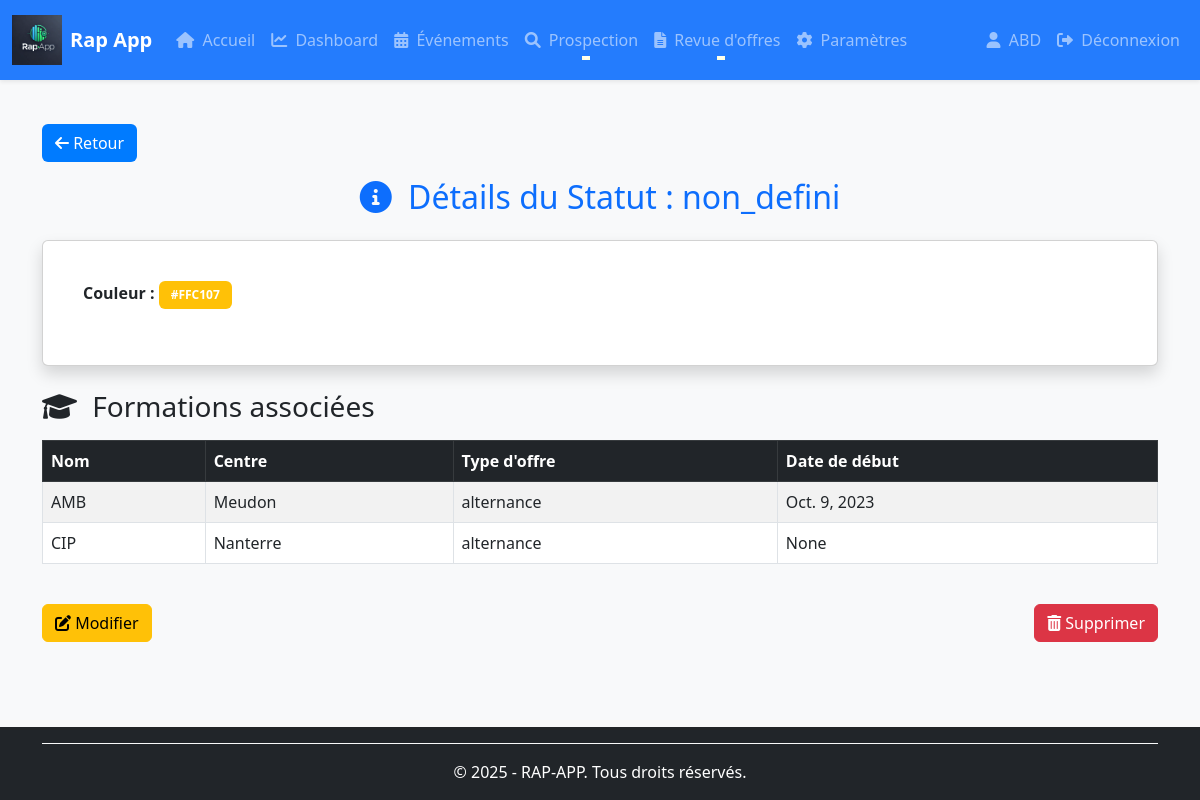
The app's page /statuts/1/ (signed in) with its own data.
### rap_app/models/statut.py (models this page shows, shortened)
class Statut(BaseModel):
    NON_DEFINI = 'non_defini'
    RECRUTEMENT_EN_COURS = 'recrutement_en_cours'
    FORMATION_EN_COURS = 'formation_en_cours'
    FORMATION_A_ANNULER = 'formation_a_annuler'
    FORMATION_A_REPOUSSER = 'formation_a_repousser'
    FORMATION_ANNULEE = 'formation_annulee'
    PLEINE = 'pleine'
    QUASI_PLEINE = 'quasi_pleine'
    AUTRE = 'autre'
    STATUT_CHOICES = [
        (NON_DEFINI, 'Non défini'),
        (RECRUTEMENT_EN_COURS, 'Recrutement en cours'),
        (FORMATION_EN_COURS, 'Formation en cours'),
        (FORMATION_A_ANNULER, 'Formation à annuler'),
        (FORMATION_A_REPOUSSER, 'Formation à repousser'),
        (FORMATION_ANNULEE, 'Formation annulée'),
        (PLEINE, 'Pleine'),
        (QUASI_PLEINE, 'Quasi-pleine'),
        (AUTRE, 'Autre'),
    ]
    nom = models.CharField(
        max_length=100,
        choices=STATUT_CHOICES,
        verbose_name="Nom du statut"
    )
    """
    Nom du statut, avec des choix prédéfinis.
    """
    couleur = models.CharField(
        max_length=7,  # Format #RRGGBB
        verbose_name="Couleur",
        help_text="Couleur hexadécimale (ex: #FF5733)",
        blank=True  # Permet d'assigner une couleur par défaut si vide
    )
    """
    Code couleur associé au statut.
    Exemple : `#FF0000` pour rouge, `#00FF00` pour vert.
    Si ce champ est vide, une couleur prédéfinie selon le type de statut sera attribuée.
    """
    description_autre = models.CharField(
        max_length=255,
        blank=True,
        null=True,
        verbose_name="Description personnalisée"
    )
    """
    Permet de renseigner une description si le statut sélectionné est "Autre".
    Obligatoire si le statut est `AUTRE`.
    """
    class Meta:
        verbose_name = "Statut"
        verbose_name_plural = "Statuts"
        ordering = ['nom']

### rap_app/models/formations.py (models this page shows, shortened)
class Formation(BaseModel):
    nom = models.CharField(max_length=255, verbose_name="Nom de la formation")
    centre = models.ForeignKey(Centre, on_delete=models.CASCADE, related_name='formations', verbose_name="Centre de formation")
    type_offre = models.ForeignKey(TypeOffre, on_delete=models.CASCADE, related_name="formations", verbose_name="Type d'offre")
    statut = models.ForeignKey(Statut, on_delete=models.CASCADE, related_name="formations", verbose_name="Statut de la formation")
    start_date = models.DateField(null=True, blank=True, verbose_name="Date de début")
    end_date = models.DateField(null=True, blank=True, verbose_name="Date de fin")
    num_kairos = models.CharField(max_length=50, null=True, blank=True, verbose_name="Numéro Kairos")
    num_offre = models.CharField(max_length=50, null=True, blank=True, verbose_name="Numéro de l'offre")
    num_produit = models.CharField(max_length=50, null=True, blank=True, verbose_name="Numéro du produit")
    prevus_crif = models.PositiveIntegerField(default=0, verbose_name="Places prévues CRIF")
    prevus_mp = models.PositiveIntegerField(default=0, verbose_name="Places prévues MP")
    inscrits_crif = models.PositiveIntegerField(default=0, verbose_name="Inscrits CRIF")
    inscrits_mp = models.PositiveIntegerField(default=0, verbose_name="Inscrits MP")
    assistante = models.CharField(max_length=255, null=True, blank=True, verbose_name="Assistante")
    cap = models.PositiveIntegerField(null=True, blank=True, verbose_name="Capacité maximale")
    convocation_envoie = models.BooleanField(default=False, verbose_name="Convocation envoyée")
    entresformation = models.PositiveIntegerField(default=0, verbose_name="Entrées en formation")
    nombre_candidats = models.PositiveIntegerField(default=0, verbose_name="Nombre de candidats")
    nombre_entretiens = models.PositiveIntegerField(default=0, verbose_name="Nombre d'entretiens")
    nombre_evenements = models.PositiveIntegerField(default=0, verbose_name="Nombre d'événements")
    dernier_commentaire = models.TextField(null=True, blank=True, verbose_name="Dernier commentaire")
    partenaires = models.ManyToManyField(Partenaire, related_name="formations", verbose_name="Partenaires", blank=True)
    utilisateur = models.ForeignKey(User, on_delete=models.SET_NULL, null=True, blank=True,related_name="formations_creees",verbose_name="Créé par" )
    objects = FormationManager()
    class Meta:
        verbose_name = "Formation"
        verbose_name_plural = "Formations"
        ordering = ['-start_date', 'nom']
        indexes = [
            models.Index(fields=['start_date']),
            models.Index(fields=['end_date']),
            models.Index(fields=['nom']),
        ]

### rap_app/models/centres.py (models this page shows, shortened)
class Centre(BaseModel):
    nom = models.CharField(
        max_length=255,
        unique=True,  # 🔹 Garantit qu'un centre a un nom unique
        verbose_name="Nom du centre"
    )
    code_postal = models.CharField(
        max_length=5,  # 🔹 Limité à 5 caractères au lieu de 10
        null=True,
        blank=True,
        verbose_name="Code postal",
        validators=[
            RegexValidator(
                regex=r'^\d{5}$',
                message="Le code postal doit contenir exactement 5 chiffres"
            )
        ]
    )
    class Meta:
        verbose_name = "Centre"
        verbose_name_plural = "Centres"
        ordering = ['nom']
        indexes = [
            models.Index(fields=['nom']),  # 🔹 Index pour optimiser les recherches par nom
            models.Index(fields=['code_postal']),  # 🔹 Index pour les recherches par code postal
        ]

### rap_app/models/types_offre.py (models this page shows, shortened)
class TypeOffre(BaseModel):
    CRIF = 'crif'
    ALTERNANCE = 'alternance'
    POEC = 'poec'
    POEI = 'poei'
    TOSA = 'tosa'
    AUTRE = 'autre'
    NON_DEFINI = 'non_defini'
    TYPE_OFFRE_CHOICES = [
        (CRIF, 'CRIF'),
        (ALTERNANCE, 'Alternance'),
        (POEC, 'POEC'),
        (POEI, 'POEI'),
        (TOSA, 'TOSA'),
        (AUTRE, 'Autre'),
        (NON_DEFINI, 'Non défini'),
    ]
    nom = models.CharField(
        max_length=100,
        choices=TYPE_OFFRE_CHOICES,
        default=NON_DEFINI,
        verbose_name="Type d'offre"
    )
    """
    Nom du type d'offre, avec une liste de choix prédéfinis.
    """
    autre = models.CharField(
        max_length=255,
        blank=True,  # Suppression de null=True pour éviter les valeurs NULL sur un CharField
        verbose_name="Autre (personnalisé)"
    )
    """
    Champ permettant de spécifier un type personnalisé si "Autre" est sélectionné.
    """
    couleur = models.CharField(
    max_length=7,
    default='#6c757d',  # Gris Bootstrap par défaut
    verbose_name="Couleur associée (hexadécimal)"
)
    """
    Champ permettant d'ajouter une couleur aux types d'offres.
    """
    class Meta:
        verbose_name = "Type d'offre"
        verbose_name_plural = "Types d'offres"
        ordering = ['nom']
        constraints = [
            models.UniqueConstraint(
                fields=['autre'],
                name='unique_autre_non_null',
                condition=models.Q(nom='autre', autre__isnull=False)
            )
        ]  # Empêche d'avoir plusieurs fois la même valeur personnalisée 'Autre'

### rap_app/views/statuts_views.py (the view)
# urls.py: path('statuts/<int:pk>/', statuts_views.StatutDetailView.as_view(), name='statut-detail'),
class StatutDetailView(BaseDetailView):
    model = Statut
    context_object_name = 'statut'
    template_name = 'statuts/statut_detail.html'  # ✅ Ajout du chemin du template
    def get_context_data(self, **kwargs):
        context = super().get_context_data(**kwargs)
        context['formations'] = Formation.objects.filter(
            statut=self.object
        ).select_related('centre', 'type_offre').order_by('-start_date')
        return context

### rap_app/templates/statuts/statut_detail.html (shortened to what this page needs)
{% extends "base.html" %}
{% block content %}
<div class="container mt-4">
    {% include "composants/bouton_retour.html" %}
    <h2 class="text-primary text-center mb-4"><i class="fas fa-info-circle me-2"></i> Détails du Statut : {{ statut.nom }}</h2>
    <div class="card shadow p-4 mb-4">
        <div class="card-body">
            <p><strong>Couleur :</strong>
                <span class="badge text-white" style="background-color: {{ statut.couleur }}; padding: 8px 12px;">
                    {{ statut.couleur }}
                </span>
            </p>
        </div>
    </div>
    <h3 class="mt-4 mb-3"><i class="fas fa-graduation-cap me-2"></i> Formations associées</h3>
    <div class="table-responsive">
        <table class="table table-striped table-bordered">
            <thead class="table-dark">
                <tr>
                    <th>Nom</th>
                    <th>Centre</th>
                    <th>Type d'offre</th>
                    <th>Date de début</th>
                </tr>
            </thead>
            <tbody>
                {% for formation in formations %}
                <tr>
                    <td>{{ formation.nom }}</td>
                    <td>{{ formation.centre.nom }}</td>
                    <td>{{ formation.type_offre.nom }}</td>
                    <td>{{ formation.start_date }}</td>
                </tr>
                {% empty %}
                <tr><td colspan="4" class="text-center text-muted">Aucune formation associée.</td></tr>
                {% endfor %}
            </tbody>
        </table>
    </div>
    <div class="d-flex justify-content-between mt-4">
        <a href="{% url 'statut-update' statut.pk %}" class="btn btn-warning">
            <i class="fas fa-edit"></i> Modifier
        </a>
        <a href="{% url 'statut-delete' statut.pk %}" class="btn btn-danger">
            <i class="fas fa-trash-alt"></i> Supprimer
        </a>
    </div>
</div>
{% endblock %}

### rap_app/templates/composants/navbar.html (shortened to what this page needs)
{% load static %}
<nav class="navbar navbar-expand-lg navbar-dark bg-primary shadow-sm sticky-top" id="mainNavbar">
  <div class="container-fluid">
    <a class="navbar-brand d-flex align-items-center" href="{% url 'home' %}">
      <img src="{% static 'images/logo.png' %}" alt="Logo Rap App" class="navbar-logo me-2">
      <span class="fw-bold">Rap App</span>
    </a>
    <div class="collapse navbar-collapse" id="navbarNav">
      <ul class="navbar-nav me-auto mb-2 mb-lg-0">
        <li class="nav-item"><a class="nav-link" href="{% url 'home' %}"><i class="fas fa-home me-1"></i> Accueil</a></li>
        <li class="nav-item"><a class="nav-link" href="{% url 'dashboard' %}"><i class="fas fa-chart-line me-1"></i> Dashboard</a></li>
        <li class="nav-item"><a class="nav-link" href="{% url 'evenement-list' %}"><i class="fas fa-calendar-alt me-1"></i> Événements</a></li>
        <li class="nav-item dropdown">
          <a class="nav-link dropdown-toggle" href="#" id="prospectionDropdown" role="button" data-bs-toggle="dropdown" aria-expanded="false">
            <i class="fas fa-search me-1"></i> Prospection
          </a>
        </li>
        <li class="nav-item dropdown">
          <a class="nav-link dropdown-toggle" href="#" id="revueOffresDropdown" role="button" data-bs-toggle="dropdown" aria-expanded="false">
            <i class="fas fa-file-alt me-1"></i> Revue d'offres
          </a>
        </li>
        <li class="nav-item"><a class="nav-link" href="{% url 'parametres' %}"><i class="fas fa-cog me-1"></i> Paramètres</a></li>
      </ul>
      <ul class="navbar-nav ms-auto mb-2 mb-lg-0">
        {% if user.is_authenticated %}
          <li class="nav-item">
            <a class="nav-link" href="{% url 'user-profile' %}"><i class="fas fa-user me-1"></i> {{ user.username }}</a>
          </li>
          <li class="nav-item">
            <a class="nav-link" href="{% url 'logout' %}"><i class="fas fa-sign-out-alt me-1"></i> Déconnexion</a>
          </li>
        {% else %}
          <li class="nav-item">
            <a class="nav-link" href="{% url 'login' %}"><i class="fas fa-sign-in-alt me-1"></i> Connexion</a>
          </li>
        {% endif %}
      </ul>
    </div>
  </div>
</nav>

### rap_app/templates/base.html (style rules this page uses)
:root { --primary-color: #007bff; --primary-hover-color: #0056b3; --navbar-height: 80px; --background-color: #f8f9fa; }
body { background-color: var(--background-color); display: flex; flex-direction: column; min-height: 100vh; }
.navbar { position: fixed; top: 0; left: 0; right: 0; z-index: 101; height: var(--navbar-height); }
.navbar-logo { height: 60px; width: auto; max-height: 100%; }

### rap_app/templates/composants/navbar.html (style rules this page uses)
.navbar-logo { height: 50px; width: auto; max-height: 100%; }
.navbar { min-height: 80px; transition: background-color 0.3s ease-in-out, box-shadow 0.3s ease-in-out; background-color: rgba(13, 110, 253, 0.9) !important; }
.navbar .nav-link { font-weight: 500; transition: color 0.2s, transform 0.2s; position: relative; }
.navbar .nav-link::after { content: ''; position: absolute; width: 0; height: 2px; background: #ffd; bottom: 0; left: 50%; transform: translateX(-50%); transition: width 0.3s ease; }

### records on screen
Statut: nom "non_defini", couleur "#FFC107"
Formation: nom "AMB", centre.nom "Meudon", type_offre.nom "alternance", start_date "Oct. 9, 2023"
Formation: nom "CIP", centre.nom "Nanterre", type_offre.nom "alternance", start_date "None"

### other values on screen
{{ user.username }} "ABD"
